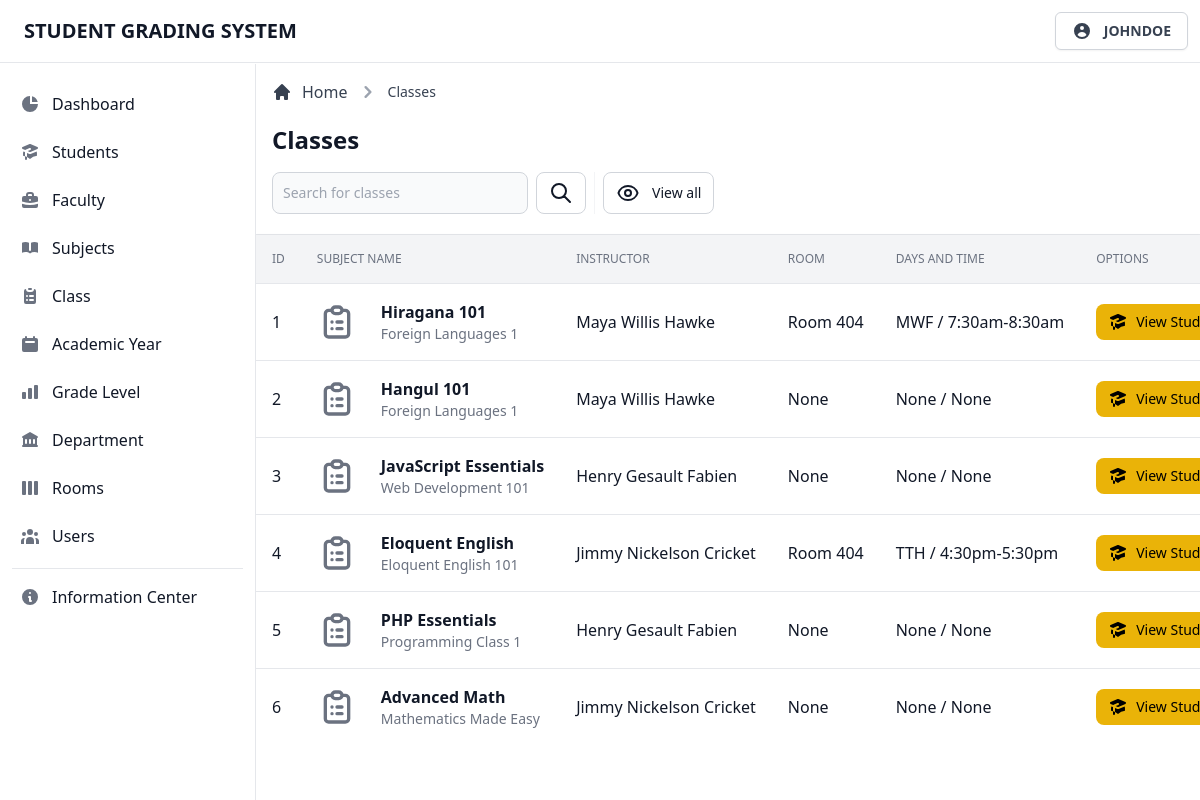
The page /admin/view/class.php (signed in) on the database its author committed.
### tables this page shows
CREATE TABLE `tblclass` (
  `class_id` int(11) NOT NULL,
  `class_code` int(11) NOT NULL,
  `class_name` varchar(255) NOT NULL,
  `class_desc` varchar(255) NOT NULL,
  `inst_code` int(11) NOT NULL,
  `class_inst` varchar(255) NOT NULL,
  `class_level` varchar(255) NOT NULL,
  `class_ay` varchar(255) NOT NULL,
  `class_day` varchar(255) NOT NULL,
  `class_time` varchar(255) NOT NULL,
  `class_room` varchar(255) NOT NULL,
  `class_section` varchar(255) NOT NULL
);

### admin/page/class/class.classes.php (called while the page is built, shortened)
<?php
class DisplayClassContr extends DisplayClass
{
  public function fetchData()
  {
    $result = $this->getData();
    return $result;
  }
}
class DisplayClass extends Dbh
{
  protected function getData()
  {
    $stmt = $this->connect()->query('SELECT * FROM tblclass;');
    $result = 0;
    while ($row = $stmt->fetchAll(PDO::FETCH_ASSOC)) {
      $result = $row;
    }
    return $result;
  }
}
$display = new DisplayClassContr();
$result = $display->fetchData();

### admin/database/database.classes.php (called while the page is built)
<?php
class Dbh
{
  private $hostname = 'localhost';
  private $username = 'root';
  private $password = '';
  private $dbname = 'dbgradingsystem';
  public function connect()
  {
    try {
      $dbh = new PDO('mysql:host=' . $this->hostname . ';dbname=' . $this->dbname, $this->username, $this->password);
      return $dbh;
    } catch (PDOException $e) {
      print "Error!: " . $e->getMessage() . "<br>";
      die();
    }
  }
}

### admin/page/class/class-table.php (the view, shortened to what this page needs)
<div class="flex flex-col min-w-full overflow-hidden overflow-x-auto align-middle shadow">
  <table class="min-w-full divide-y divide-gray-200 table-fixed">
    <thead class="bg-gray-100">
      <tr>
        <th scope="col" class="th">
          ID
        </th>
        <th scope="col" class="th">
          Subject Name
        </th>
        <th scope="col" class="th">
          Instructor
        </th>
        <th scope="col" class="th">
          Room
        </th>
        <th scope="col" class="th">
          Days and Time
        </th>
        <th scope="col" class="th">
          Options
        </th>
      </tr>
    </thead>
    <tbody class="bg-white divide-y divide-gray-200 ">
      <?php foreach ($result as $data) : ?>
        <tr class="hover:bg-gray-100 group">
          <td class="td">
            <div class="flex items-center capitalize">
              <?= $i += 1; ?>
            </div>
          </td>
          <td class="td-title">
            <div class="text-sm font-normal text-gray-500">
              <div class="text-base font-semibold text-gray-900 capitalize">
                <?= $data['class_name']; ?>
              </div>
              <div class="text-sm font-normal text-gray-500">
                <?= $data['class_desc']; ?>
              </div>
            </div>
          </td>
          <td class="td">
            <div class="flex items-center capitalize">
              <?= $data['class_inst']; ?>
            </div>
          </td>
          <td class="td">
            <div class="flex items-center capitalize">
              <?php if (!empty($data['class_room'])) { ?>
                <?= $data['class_room']; ?>
              <?php } else { ?>
                None
              <?php } ?>
            </div>
          </td>
          <td class="td">
            <div class="flex items-center">
              <?php if (!empty($data['class_day'])) { ?>
                <?= $data['class_day']; ?>
              <?php } else { ?>
                None
              <?php } ?>
              /
              <?php if (!empty($data['class_time'])) { ?>
                <?= $data['class_time']; ?>
              <?php } else { ?>
                None
              <?php } ?>
            </div>
          </td>
          <td class="p-4 space-x-2 whitespace-nowrap">
            <a href="#" class="inline-flex items-center px-3 py-2 text-sm font-medium text-center text-black bg-yellow-500 rounded-lg hover:bg-yellow-600 focus:ring-4 focus:ring-yellow-400/50">
              View Students
            </a>
          </td>
        </tr>
      <?php endforeach; ?>
    </tbody>
  </table>
</div>

### rows shown on the page
tblclass: i "1", class_name "Hiragana 101", class_desc "Foreign Languages 1", class_inst "Maya Willis Hawke", class_room "Room 404", class_day "MWF", class_time "7:30am-8:30am"
tblclass: i "2", class_name "Hangul 101", class_desc "Foreign Languages 1", class_inst "Maya Willis Hawke", class_room "None", class_day "None", class_time "None"
tblclass: i "3", class_name "JavaScript Essentials", class_desc "Web Development 101", class_inst "Henry Gesault Fabien", class_room "None", class_day "None", class_time "None"
tblclass: i "4", class_name "Eloquent English", class_desc "Eloquent English 101", class_inst "Jimmy Nickelson Cricket", class_room "Room 404", class_day "TTH", class_time "4:30pm-5:30pm"
tblclass: i "5", class_name "PHP Essentials", class_desc "Programming Class 1", class_inst "Henry Gesault Fabien", class_room "None", class_day "None", class_time "None"
tblclass: i "6", class_name "Advanced Math", class_desc "Mathematics Made Easy", class_inst "Jimmy Nickelson Cricket", class_room "None", class_day "None", class_time "None"

### other values the page prints
$user "JOHNDOE"
